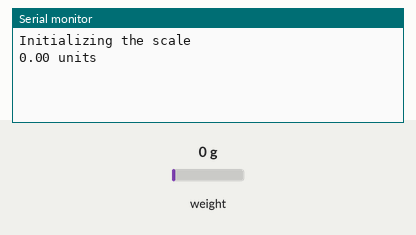
Simulated run of this sketch. Board: Arduino Uno, built with avr-gcc and run on an emulated ATmega328P. Shown: the last lines printed to the serial monitor. The test bench sets the inputs (shaded band); at power-on: weight on the scale 0 g.

Above: at 2.2 s.
2.3 s: weight on the scale set to 100 g
At 4.6 s:
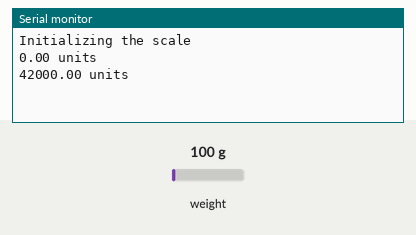
4.8 s: weight on the scale set to 1250 g
At 6.9 s:
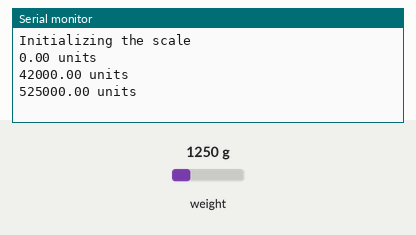
Timing chart, 0 to 8.4 s (numbered marks = the images above; inputs shaded):
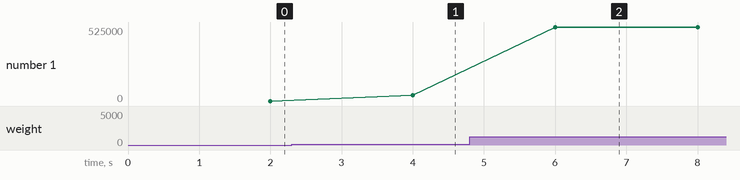

Measured:
- after the input at 2.3 s, the serial monitor: prints a new line after 1.7 s (image 1)
- after the input at 4.8 s, the serial monitor: prints a new line after 1.2 s (image 2)
- plotted number 1: 0 → 42000 after the input at 2.3 s, 42000 → 525000 after the input at 4.8 s

The sketch:

calibration.ino
```cpp
#include "HX711.h"

HX711 scale;

void setup() {
  // Initializing the Serial Communication
  Serial.begin(9600);
  Serial.println("Initializing the scale");

  // Initializing the HX711 scale
  scale.begin(4, 5); //DT, SCK
  scale.set_scale();
  scale.tare();
}

void loop() {
  float data = scale.get_units(10);
  Serial.print(data);
  Serial.println(" units");

  delay(1000);
}
```
